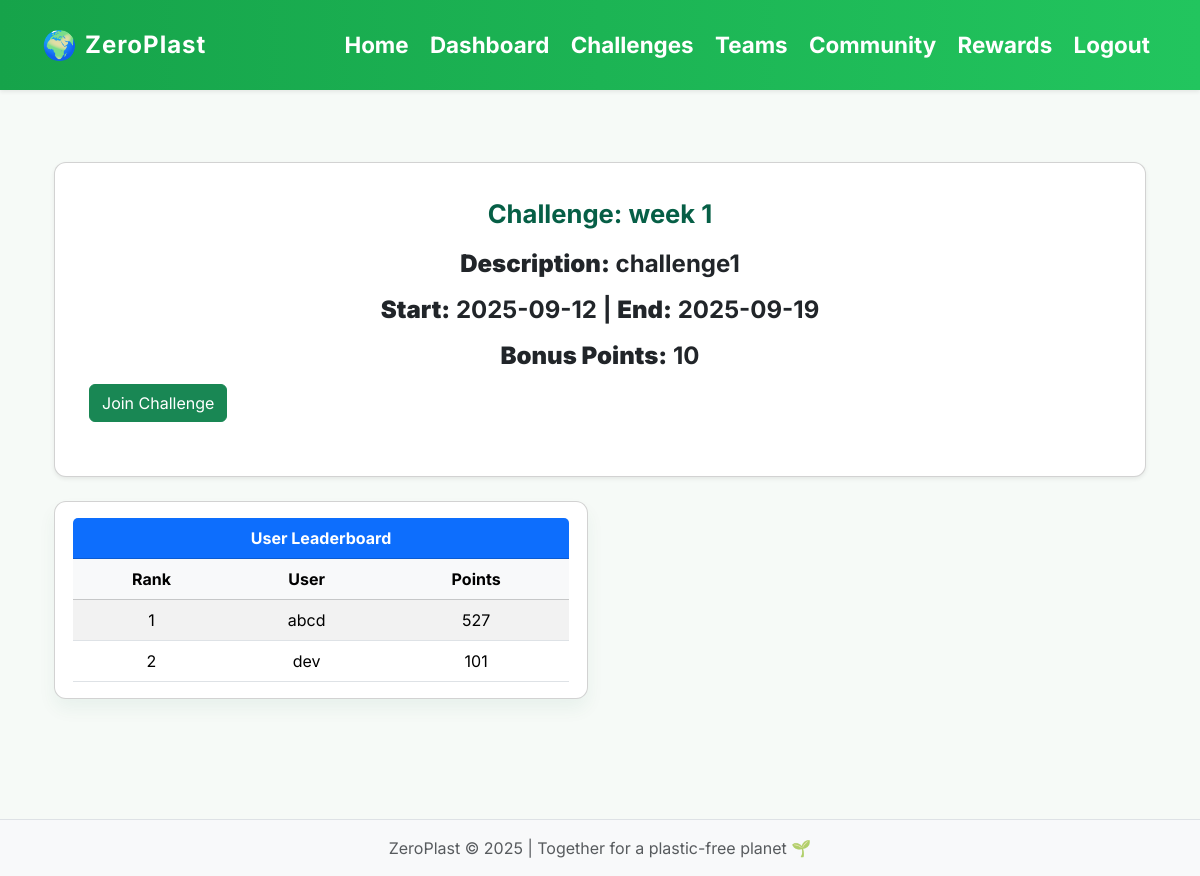
/challenge/1 (signed in), run on the app's committed database.
### models.py (models this page shows)
class Challenge(db.Model):
    id = db.Column(db.Integer, primary_key=True)
    name = db.Column(db.String(150), nullable=False)
    description = db.Column(db.String(400), default='')
    start_date = db.Column(db.DateTime, nullable=True)
    end_date = db.Column(db.DateTime, nullable=True)
    points_bonus = db.Column(db.Integer, default=10)

class User(UserMixin, db.Model):
    id = db.Column(db.Integer, primary_key=True)
    username = db.Column(db.String(150), unique=True)
    password = db.Column(db.String(150))
    email = db.Column(db.String(150), unique=True)
    role = db.Column(db.String(20), default='user')
    logs = db.relationship('PlasticLog', backref='user')

### routes/challenge.py (the view)
@challenge_bp.route('/challenge/<int:challenge_id>', methods=['GET', 'POST'])
@login_required
def challenge_detail(challenge_id):
    challenge = models.Challenge.query.get_or_404(challenge_id)
    joined = models.ChallengeParticipation.query.filter_by(challenge_id=challenge.id, user_id=current_user.id).first() is not None
    user_participants = models.ChallengeParticipation.query.filter_by(challenge_id=challenge.id).all()
    user_leaderboard = []
    for part in user_participants:
        points = sum(p.delta for p in models.PointsLog.query.filter_by(user_id=part.user_id).all())
        user_leaderboard.append({'user': models.User.query.get(part.user_id), 'points': points})
    user_leaderboard.sort(key=lambda x: x['points'], reverse=True)
    team_points = {}
    for part in user_participants:
        memberships = models.TeamMembership.query.filter_by(user_id=part.user_id).all()
        for m in memberships:
            team_points.setdefault(m.team_id, 0)
            team_points[m.team_id] += sum(p.delta for p in models.PointsLog.query.filter_by(user_id=part.user_id).all())
    team_leaderboard = []
    for team_id, points in team_points.items():
        team = models.Team.query.get(team_id)
        if team:
            team_leaderboard.append({'team': team, 'points': points})
    team_leaderboard.sort(key=lambda x: x['points'], reverse=True)
    return render_template('challenge.html', challenge=challenge, joined=joined, user_leaderboard=user_leaderboard, team_leaderboard=team_leaderboard)

### main.py (called while the page is built)
@login_manager.user_loader
def load_user(user_id):
    return models.User.query.get(int(user_id))

### templates/challenge.html
{% extends "base.html" %}
{% block content %}
<div class="container py-4">
  <div class="card shadow-sm mb-4">
    <div class="card-body">
      <h2 class="fw-bold mb-3">Challenge: {{ challenge.name }}</h2>
      <p><strong>Description:</strong> {{ challenge.description }}</p>
      <p><strong>Start:</strong> {{ challenge.start_date.strftime('%Y-%m-%d') }} | <strong>End:</strong> {{ challenge.end_date.strftime('%Y-%m-%d') }}</p>
      <p><strong>Bonus Points:</strong> {{ challenge.points_bonus }}</p>
      {% if not joined %}
      <form method="post" action="{{ url_for('challenge.join', challenge_id=challenge.id) }}">
        <button type="submit" class="btn btn-success">Join Challenge</button>
      </form>
      {% else %}
      <span class="badge bg-success">You have joined this challenge!</span>
      {% endif %}
    </div>
  </div>
  <div class="row">
    <div class="col-md-6">
      <div class="card mb-4">
        <div class="card-header bg-primary text-white fw-bold">User Leaderboard</div>
        <div class="card-body p-0">
          <table class="table table-striped mb-0">
            <thead class="table-light">
              <tr>
                <th>Rank</th>
                <th>User</th>
                <th>Points</th>
              </tr>
            </thead>
            <tbody>
              {% for entry in user_leaderboard %}
              <tr>
                <td>{{ loop.index }}</td>
                <td>{{ entry.user.username }}</td>
                <td>{{ entry.points }}</td>
              </tr>
              {% endfor %}
            </tbody>
          </table>
        </div>
      </div>
    </div>
  </div>
</div>
{% endblock %}

### static/css/styles.css (style rules this page uses)
body { font-family: 'Inter', 'Segoe UI', Tahoma, Geneva, Verdana, sans-serif; background: #f6faf7; color: #1f2937; margin: 0; padding: 0; }
h2 { font-size: 1.6rem; margin: 4px 0 14px 0; color: #065f46; }
.card { flex: 1; min-width: 200px; background: #ffffff; padding: 16px 18px; border-radius: 12px; box-shadow: 0 10px 18px rgba(6, 95, 70, 0.06); text-align: center; }
.card p { font-size: 1.5rem; font-weight: bold; margin: 0 0 10px 0; }
form { display: flex; gap: 12px; flex-wrap: wrap; margin: 8px 0 22px 0; }
form input, form button { padding: 10px 14px; border-radius: 8px; border: 1px solid #bbf7d0; font-size: 1rem; }
form button { background: #22c55e; color: white; border: none; cursor: pointer; border-radius: 10px; transition: background 0.25s ease, transform 0.05s ease; }

### data on the page
Challenge: name "week 1", description "challenge1", start_date "2025-09-12", end_date "2025-09-19", points_bonus "10"
User: user.username "abcd"
User: user.username "dev"

### other printed values
{{ entry.points }} "527" "101"
